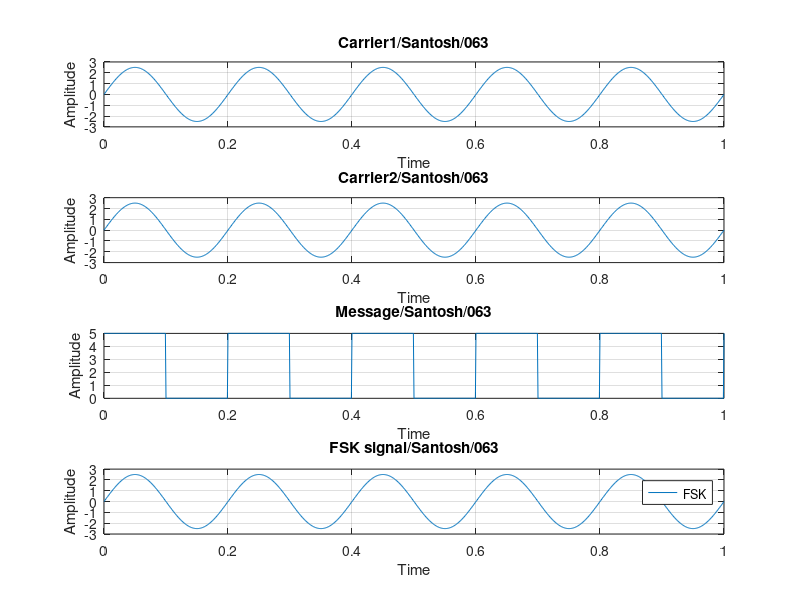

Here is the MATLAB script that generated this plot:
%construct an FSK modulated signal

clc;
close all;
clear all ;
fc1=input('enter frequency of 1st sine wave ');  %fc1=50
fc2=input('enter frequency of 2nd sine wave ');   %fc2=100
fp=input('enter periodic binary pulse ');         %fp=10
amp=input('enter amplitude for both carrier and binary pulse '); %amp=5
t=0:0.001:1;
c1=amp/2.*sin(2*pi*fc1*t);
c2=amp/2.*sin(2*pi*fc2*t);
subplot(411);
plot(t,c1);
xlabel('Time');
ylabel('Amplitude');
title('Carrier1/Santosh/063');
grid on;

subplot(412);
plot(t,c2);
xlabel('Time');
ylabel('Amplitude');
title('Carrier2/Santosh/063');
grid on;

m=amp/2.*square(2*pi*fp*t)+amp/2;
subplot(413);
plot(t,m);
xlabel('Time');
ylabel('Amplitude');
title('Message/Santosh/063');
grid on;

for i=0:1000
    if m(i+1)==0
        a(i+1)=c2(i+1);
    else
        a(i+1)=c1(i+1);
    end
end
subplot(414);
plot(t,a);
xlabel('Time');
ylabel('Amplitude');
title('FSK signal/Santosh/063');
legend('FSK')
grid on;